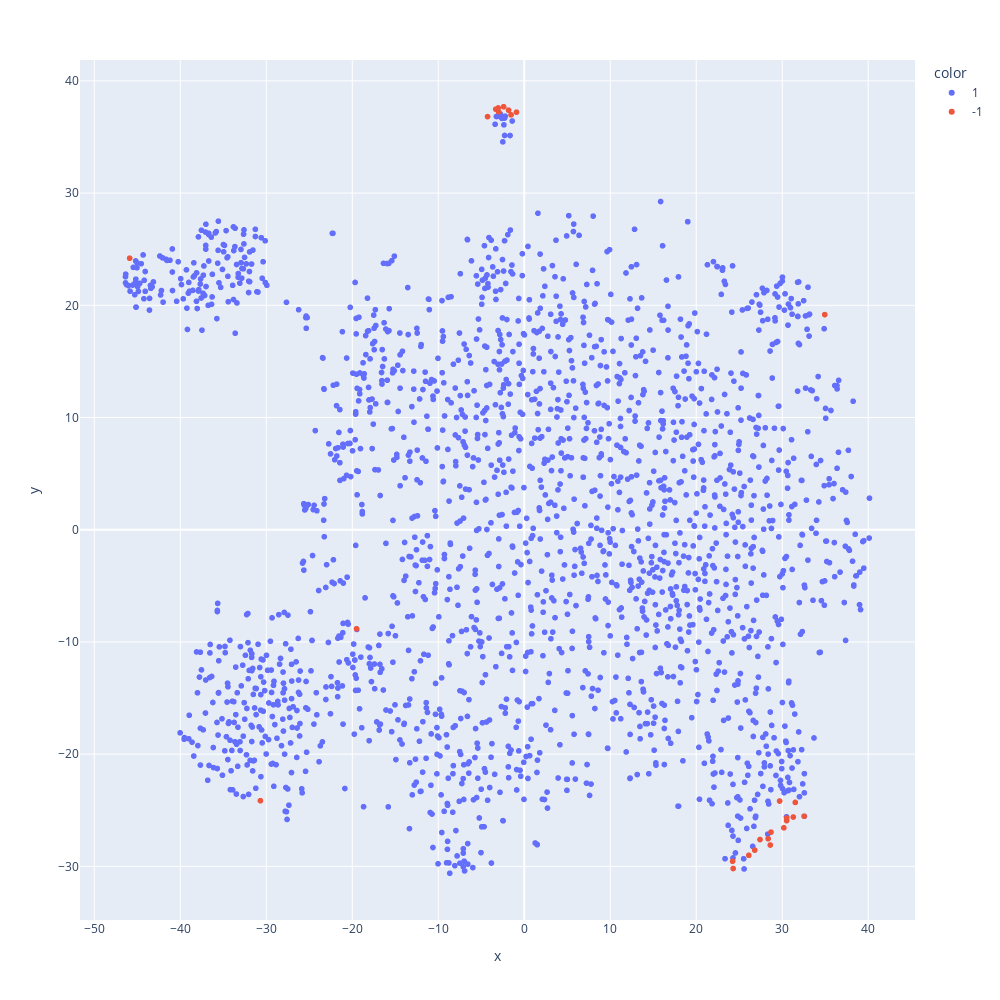

Source (notebook cell):
### Code cell
px.scatter(embedding, x="x", y="y", color=pred.apply(str), height=1e3, width=1e3)

### Figure 1 — Plotly figure (JSON) as saved in the notebook; plotly's stock layout.template omitted (floating-point values rounded to 4 significant figures; data arrays with more than 128 entries replaced by an {"elided": "..."} marker saying what was removed)
{"data": [{"hovertemplate": "color=1<br>x=%{x}<br>y=%{y}<extra></extra>", "legendgroup": "1", "marker": {"color": "#636efa", "symbol": "circle"}, "mode": "markers", "name": "1", "showlegend": true, "type": "scattergl", "x": {"elided": "2106 float values"}, "xaxis": "x", "y": {"elided": "2106 float values"}, "yaxis": "y"}, {"hovertemplate": "color=-1<br>x=%{x}<br>y=%{y}<extra></extra>", "legendgroup": "-1", "marker": {"color": "#EF553B", "symbol": "circle"}, "mode": "markers", "name": "-1", "showlegend": true, "type": "scattergl", "x": [32.54, 26.12, -30.69, 24.23, 31.52, -2.989, 30.19, 26.8, 28.7, -4.272, 30.52, -45.89, 28.36, -0.9043, -1.825, -1.54, 30.51, -3.317, 24.29, -3.033, -2.398, 27.42, 31.29, 28.61, -19.5, 34.95, 29.69], "xaxis": "x", "y": [-25.53, -29.01, -24.15, -29.54, -24.3, 37.24, -26.56, -28.55, -26.95, 36.81, -25.69, 24.2, -27.54, 37.21, 37.39, 36.97, -25.92, 37.48, -30.19, 37.58, 37.69, -27.61, -25.6, -28.1, -8.826, 19.17, -24.18], "yaxis": "y"}], "layout": {"height": 1000, "legend": {"title": {"text": "color"}, "tracegroupgap": 0}, "margin": {"t": 60}, "width": 1000, "xaxis": {"anchor": "y", "domain": [0, 1], "title": {"text": "x"}}, "yaxis": {"anchor": "x", "domain": [0, 1], "title": {"text": "y"}}}}
